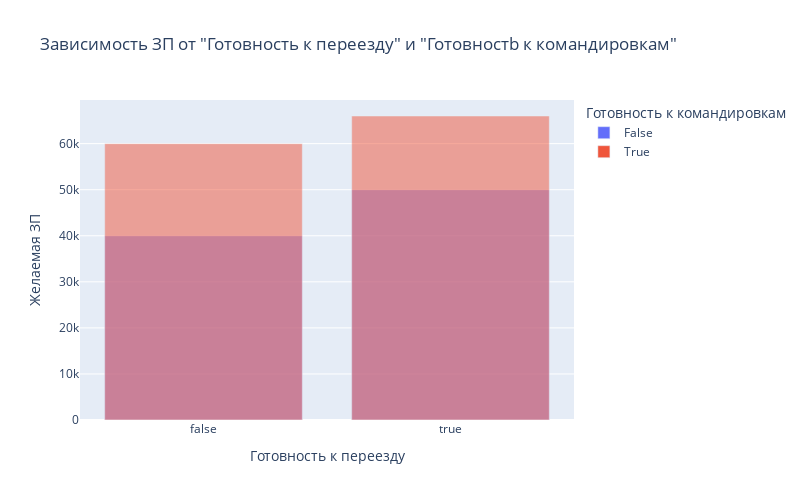

Notebook code for this chart:
### Code cell
# подготовим сводную таблицу и построим график в в plotly
df_hh_pivot_to_go = df_hh.pivot_table(values='ЗП (руб.)',
                                      columns = 'Готовность к командировкам',
                                      index = 'Готовность к переезду',
                                      aggfunc='median'   
)

fig = px.bar(df_hh_pivot_to_go,
            y=df_hh_pivot_to_go.columns,
            orientation='v',
            height=500, 
            width=800,
            barmode='overlay',
            title='Зависимость ЗП от "Готовность к переезду" и "Готовностb к командировкам"'
)
fig.update_layout(xaxis_title='Готовность к переезду',
                  yaxis_title='Желаемая ЗП',
)
fig.write_html("bar_2_6_3d.html")
fig.show()

### Figure 1 — Plotly figure (JSON) as saved in the notebook; plotly's stock layout.template omitted (floating-point values rounded to 4 significant figures)
{"data": [{"alignmentgroup": "True", "hovertemplate": "Готовность к командировкам=False<br>Готовность к переезду=%{x}<br>value=%{y}<extra></extra>", "legendgroup": "False", "marker": {"color": "#636efa", "opacity": 0.5, "pattern": {"shape": ""}}, "name": "False", "offsetgroup": "False", "orientation": "v", "showlegend": true, "textposition": "auto", "type": "bar", "x": [false, true], "xaxis": "x", "y": [40000, 50000], "yaxis": "y"}, {"alignmentgroup": "True", "hovertemplate": "Готовность к командировкам=True<br>Готовность к переезду=%{x}<br>value=%{y}<extra></extra>", "legendgroup": "True", "marker": {"color": "#EF553B", "opacity": 0.5, "pattern": {"shape": ""}}, "name": "True", "offsetgroup": "True", "orientation": "v", "showlegend": true, "textposition": "auto", "type": "bar", "x": [false, true], "xaxis": "x", "y": [60000, 66000], "yaxis": "y"}], "layout": {"barmode": "overlay", "height": 500, "legend": {"title": {"text": "Готовность к командировкам"}, "tracegroupgap": 0}, "title": {"text": "Зависимость ЗП от \"Готовность к переезду\" и \"Готовностb к командировкам\""}, "width": 800, "xaxis": {"anchor": "y", "domain": [0, 1], "title": {"text": "Готовность к переезду"}}, "yaxis": {"anchor": "x", "domain": [0, 1], "title": {"text": "Желаемая ЗП"}}}}
